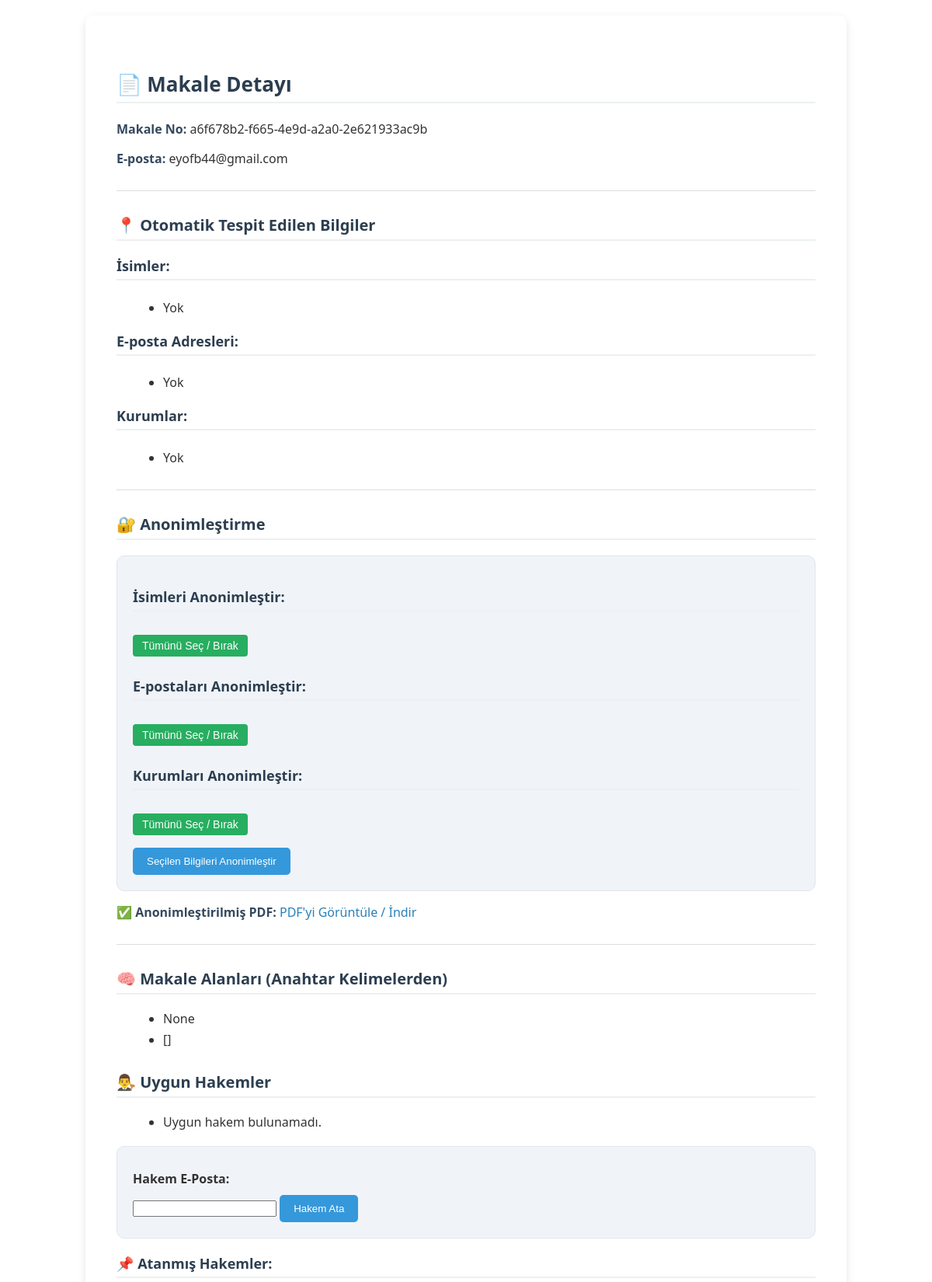
The page /yonetici/makale/4/ (upper part) on the database its author committed.
### projectapp/models.py (models this page shows, shortened)
class article(models.Model):
    id = models.IntegerField(primary_key=True)
    name = models.CharField(max_length=30)
    article_no = models.UUIDField(default=uuid.uuid4, editable=False, unique=True)
    article_pdf = models.FileField()
    email = models.EmailField(default='example@gmail.com')
    upload_date = models.DateField(auto_now_add=True)
    status = models.CharField(max_length=20,default='Awaiting review')
    author_message = models.CharField(max_length=100,blank=True, null=True)
    anonymized_pdf = models.FileField(upload_to='anon_pdfs/', null=True, blank=True)  # Eklenen alan
    created_at = models.DateTimeField(auto_now_add=True , null=True, blank=True)
    keywords = models.JSONField(null=True, blank=True)
    encrypted_id = models.CharField(max_length=256, blank=True, null=True)
    final_pdf = models.FileField(upload_to='final_pdfs/', null=True, blank=True)

### projectapp/views.py (the view, shortened to what this page needs)
# urls.py: path('yonetici/makale/<int:pk>/', views.article_detail_admin, name='article_detail_admin'),
def article_detail_admin(request, pk):
    article = get_object_or_404(models.article, pk=pk)
    text = read_pdf(article.article_pdf.path)
    authors_info = extract_authors_info(text)
    form = forms.AnonSelectForm(dynamic_data=authors_info)
    reviewer_form = forms.ReviewerAssignForm()
    top_field, top_keywords = get_top_field_and_keywords(text)
    matched_reviewers = list(get_matching_reviewers_by_keywords(top_keywords))
    print(top_field, top_keywords, matched_reviewers)
    article.keywords = top_keywords
    article.save()
    matched_fields = [top_field ]
    matched_fields.append(top_keywords)
    suggested_reviewers = matched_reviewers
    assignments = models.review_assignment.objects.filter(article=article)
    logs = article.logs_set.all().order_by("-timestamp")
    return render(request, "article_detail_admin.html", {
        "article": article,
        "form": form,
        "authors_info": authors_info,
        "reviewer_form": reviewer_form,
        "assignments": assignments,
        "logs": logs,
        "matched_fields": matched_fields,
        "suggested_reviewers": suggested_reviewers
    })

### projectapp/forms.py
class AnonSelectForm(forms.Form):
   names = forms.MultipleChoiceField(
       widget=forms.CheckboxSelectMultiple,
       required=False
   )
   emails = forms.MultipleChoiceField(
       widget=forms.CheckboxSelectMultiple,
       required=False
   )
   universities = forms.MultipleChoiceField(
       widget=forms.CheckboxSelectMultiple,
       required=False
   )
   def __init__(self, *args, **kwargs):
       dynamic_data = kwargs.pop("dynamic_data", {})
       super().__init__(*args, **kwargs)
       self.fields['names'].choices = [(x, x) for x in dynamic_data.get("names", [])]
       self.fields['emails'].choices = [(x, x) for x in dynamic_data.get("emails", [])]
       self.fields['universities'].choices = [(x, x) for x in dynamic_data.get("universities", [])]

class ReviewerAssignForm(forms.Form):
    reviewer_email = forms.EmailField(label="Hakem E-posta")

### projectapp/views.py (called while the page is built, shortened)
def read_pdf(pdf_path):
    pdf = fitz.open(pdf_path)
    all_text = ""
    for page in pdf:
        all_text += page.get_text()
    pdf.close()
    return all_text

def exclude_names(names):
    exclude_names = ['university','technology','information','network','science','abstractas']
    for i in names :
        if exclude_names.__contains__(i):
            names.remove(i)
    print("buraya bak:" ,names)

def clean_text(text):
    text = text.translate(str.maketrans('', '', string.punctuation))
    text = re.sub(r'[^\w\s]', '', text)
    text = re.sub(r'\d+', '', text)
    text = text.lower()
    stop_words = set(stopwords.words('english'))
    words = text.split()
    filtered_text = [word for word in words if word not in stop_words]
    return ' '.join(filtered_text)

def infer_fields_by_keyword_frequency(text):
    lower_text = text.lower()
    result = {}
    for field, keywords in FIELD_KEYWORDS.items():
        keyword_counts = {}
        total = 0
        for kw in keywords:
            matches = re.findall(r'\b' + re.escape(kw.lower()) + r'\b', lower_text)
            count = len(matches)
            if count > 0:
                keyword_counts[kw] = count
                total += count
        if total > 0:
            result[field] = {
                "total": total,
                "details": keyword_counts
            }
    sorted_result = dict(sorted(result.items(), key=lambda x: x[1]['total'], reverse=True))
    return sorted_result

def get_top_field_and_keywords(text):
    field_data = infer_fields_by_keyword_frequency(text)
    if not field_data:
        return None, []

### projectapp/templates/article_detail_admin.html (shortened to what this page needs)
<!DOCTYPE html>
<html lang="tr">
<head>
</head>
<body>
<h2>📄 Makale Detayı</h2>
<p><strong>Makale No:</strong> {{ article.article_no }}</p>
<p><strong>E-posta:</strong> {{ article.email }}</p>
<hr>
<h3>📍 Otomatik Tespit Edilen Bilgiler</h3>
<h4>İsimler:</h4>
<ul>
    {% for name in authors_info.names %}
        <li>{{ name }}</li>
    {% empty %}
        <li>Yok</li>
    {% endfor %}
</ul>
<h4>E-posta Adresleri:</h4>
<ul>
    {% for email in authors_info.emails %}
        <li>{{ email }}</li>
    {% empty %}
        <li>Yok</li>
    {% endfor %}
</ul>
<h4>Kurumlar:</h4>
<ul>
    {% for uni in authors_info.universities %}
        <li>{{ uni }}</li>
    {% empty %}
        <li>Yok</li>
    {% endfor %}
</ul>
<hr>
<h3>🔐 Anonimleştirme</h3>
    <form method="post">
        <h4>İsimleri Anonimleştir:</h4>
        <button type="button" class="toggle-btn" onclick="toggleAll('id_names')">Tümünü Seç / Bırak</button>
        <h4>E-postaları Anonimleştir:</h4>
        <button type="button" class="toggle-btn" onclick="toggleAll('id_emails')">Tümünü Seç / Bırak</button>
        <h4>Kurumları Anonimleştir:</h4>
        <button type="button" class="toggle-btn" onclick="toggleAll('id_universities')">Tümünü Seç / Bırak</button>
        <button type="submit" name="anonymize_btn" >Seçilen Bilgileri Anonimleştir</button>
    </form>
{% if article.anonymized_pdf %}
    <p>✅ <strong>Anonimleştirilmiş PDF:</strong>
        <a href="{{ article.anonymized_pdf.url }}" target="_blank">PDF'yi Görüntüle / İndir</a>
    </p>
{% endif %}
<hr>
<h3>🧠 Makale Alanları (Anahtar Kelimelerden)</h3>
<ul>
    {% for field in matched_fields %}
        <li>{{ field }}</li>
    {% empty %}
        <li>Alan tespit edilemedi.</li>
    {% endfor %}
</ul>
<h3>👨‍⚖️ Uygun Hakemler</h3>
<ul>
    {% for reviewer in suggested_reviewers %}
        <li>{{ reviewer.email }} - <small>İlgi alanları: {{ reviewer.interested_subfields }}</small></li>
    {% empty %}
        <li>Uygun hakem bulunamadı.</li>
    {% endfor %}
</ul>
<form method="post">
    <label for="reviewer_email">Hakem E-Posta:</label>
    {{ reviewer_form.reviewer_email }}
    <button type="submit" name="assign_btn">Hakem Ata</button>
</form>
<h4>📌 Atanmış Hakemler:</h4>
</body>
</html>

### projectapp/templates/article_detail_admin.html (style rules this page uses)
body { font-family: 'Segoe UI', Tahoma, Geneva, Verdana, sans-serif; background-color: #f9f9f9; color: #333; margin: 20px auto; padding: 40px; max-width: 900px; border-radius: 10px; background-color: white; box-shadow: 0 4px 12px rgba(0,0,0,0.1); }
h2, h3, h4 { color: #2c3e50; margin-top: 30px; border-bottom: 2px solid #ecf0f1; padding-bottom: 5px; }
h2 { font-size: 26px; }
h3 { font-size: 20px; }
h4 { font-size: 18px; margin-top: 20px; }
ul { list-style-type: disc; margin-left: 20px; margin-bottom: 20px; }
li { margin-bottom: 5px; }
strong { color: #34495e; }
hr { border: none; height: 1px; background-color: #ddd; margin: 30px 0; }
form { margin-top: 20px; background-color: #f0f4f8; padding: 20px; border-radius: 10px; border: 1px solid #dfe6ec; }
label { font-weight: bold; display: block; margin-top: 10px; }
button { background-color: #3498db; color: white; padding: 10px 18px; border: none; border-radius: 5px; cursor: pointer; margin-top: 10px; }
a { color: #2980b9; text-decoration: none; }
p { margin-bottom: 10px; }
.toggle-btn { background-color: #27ae60; color: white; border: none; padding: 6px 12px; margin: 6px 0; border-radius: 4px; font-size: 14px; cursor: pointer; }

### rows shown on the page
article: article_no "a6f678b2-f665-4e9d-a2a0-2e621933ac9b", email "eyofb44@gmail.com", matched_fields "[]"

### other values the page prints
{{ field }} "None"
